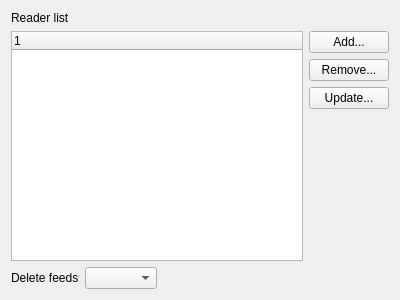
<ui version="4.0" >
 <class>ConfigurationDialog</class>
 <widget class="QWidget" name="ConfigurationDialog" >
  <property name="geometry" >
   <rect>
    <x>0</x>
    <y>0</y>
    <width>400</width>
    <height>300</height>
   </rect>
  </property>
  <property name="windowTitle" >
   <string>Form</string>
  </property>
  <layout class="QVBoxLayout" name="verticalLayout_2" >
   <item>
    <layout class="QHBoxLayout" name="horizontalLayout_3" >
     <item>
      <widget class="QLabel" name="l_configName" >
       <property name="text" >
        <string>Reader list</string>
       </property>
      </widget>
     </item>
    </layout>
   </item>
   <item>
    <layout class="QHBoxLayout" name="horizontalLayout_2" >
     <item>
      <widget class="QTreeWidget" name="list_readerList" >
       <property name="rootIsDecorated" >
        <bool>false</bool>
       </property>
       <column>
        <property name="text" >
         <string>1</string>
        </property>
       </column>
      </widget>
     </item>
     <item>
      <layout class="QVBoxLayout" name="verticalLayout" >
       <item>
        <widget class="QPushButton" name="b_add" >
         <property name="text" >
          <string>Add...</string>
         </property>
        </widget>
       </item>
       <item>
        <widget class="QPushButton" name="b_remove" >
         <property name="text" >
          <string>Remove...</string>
         </property>
        </widget>
       </item>
       <item>
        <widget class="QPushButton" name="b_update" >
         <property name="text" >
          <string>Update...</string>
         </property>
        </widget>
       </item>
       <item>
        <spacer name="verticalSpacer" >
         <property name="orientation" >
          <enum>Qt::Vertical</enum>
         </property>
         <property name="sizeHint" stdset="0" >
          <size>
           <width>20</width>
           <height>40</height>
          </size>
         </property>
        </spacer>
       </item>
      </layout>
     </item>
    </layout>
   </item>
   <item>
    <layout class="QHBoxLayout" name="horizontalLayout" >
     <item>
      <widget class="QLabel" name="label" >
       <property name="text" >
        <string>Delete feeds</string>
       </property>
      </widget>
     </item>
     <item>
      <widget class="QComboBox" name="cb_deleteFeeds" />
     </item>
     <item>
      <spacer name="horizontalSpacer" >
       <property name="orientation" >
        <enum>Qt::Horizontal</enum>
       </property>
       <property name="sizeHint" stdset="0" >
        <size>
         <width>40</width>
         <height>20</height>
        </size>
       </property>
      </spacer>
     </item>
    </layout>
   </item>
  </layout>
 </widget>
 <resources/>
 <connections/>
</ui>
